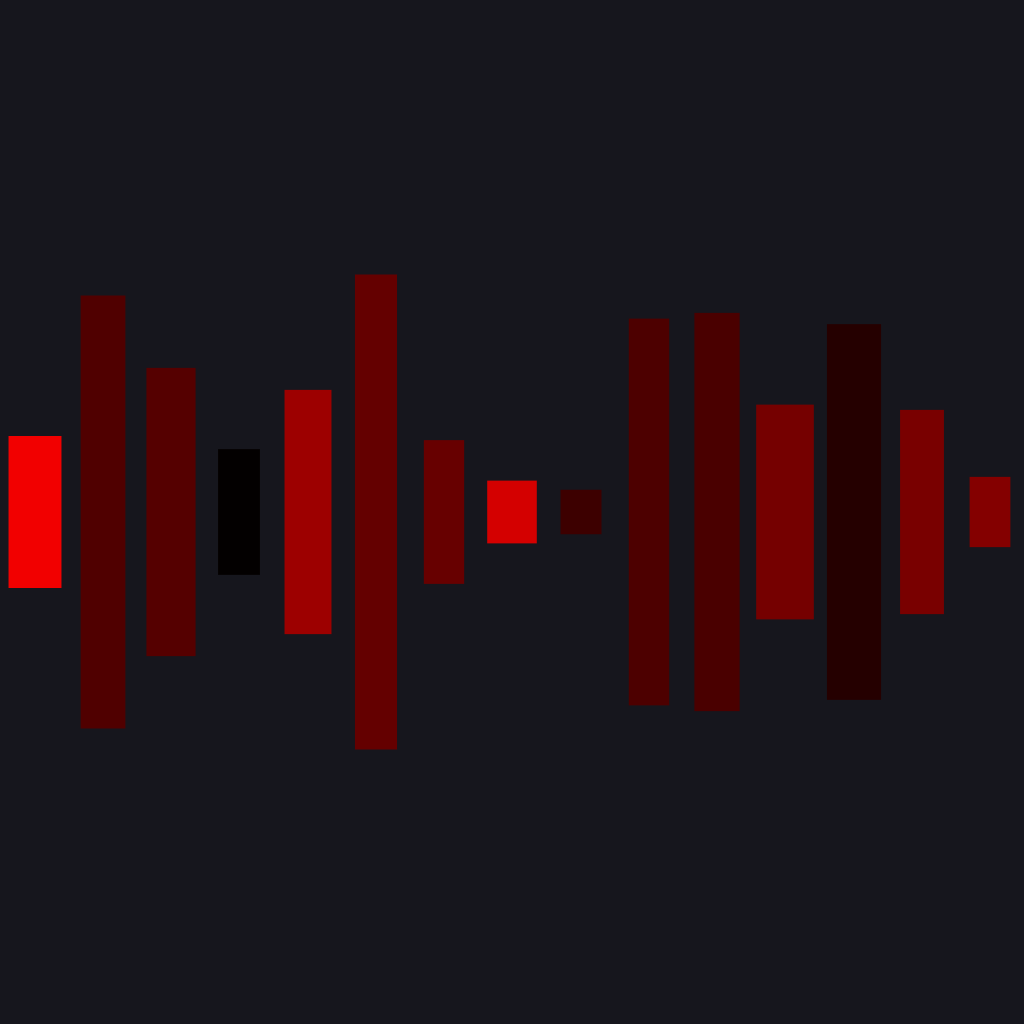
Frame 1 (no input)
Frame 60 (the mouse pressed at the canvas centre just before this capture): identical to frame 1, image omitted
Frame 120 (the mouse held since frame 60 and released just before this capture): identical to frame 1, image omitted

The Processing sketch that drew this single still picture (run headless with seeded random() and noise(); from frame 60 on, the mouse is pressed at the canvas centre):

// Processing sketch: theNice
// ── theNice.pde
int nbBars = 15;
Bar[] bars = new Bar[nbBars];

void setup() {
    size(1024, 1024);
    for (int i = 0; i < nbBars; i++) {
        bars[i] = new Bar(i * width / nbBars - width / 2 + 35, random(40, 60), random(30, 500), random(0, 255), 0, 0);
    }
}

void draw() {
    background(22, 22, 29);
    translate(width / 2, height / 2);
    noStroke();
    for (int i = 0; i < nbBars; i++) {
        bars[i].draw();
    }   
}

public class Bar {
    float x; // pos
    float y = 0.;
    float width;
    float length;
    float r, g, b; // color
    
    public Bar(float x,float width,float length,float r,float g,float b) {
        this.x = x;
        this.width = width;
        this.length = length;
        this.r = r;
        this.g = g;
        this.b = g;
    }
    
    public void draw() {
        fill(r, g, b);
        beginShape(QUAD);
        vertex(x - width / 2, y - length / 2);
        vertex(x + width / 2, y - length / 2);
        vertex(x + width / 2, y + length / 2);
        vertex(x - width / 2, y + length / 2);
        endShape();
    }
}
